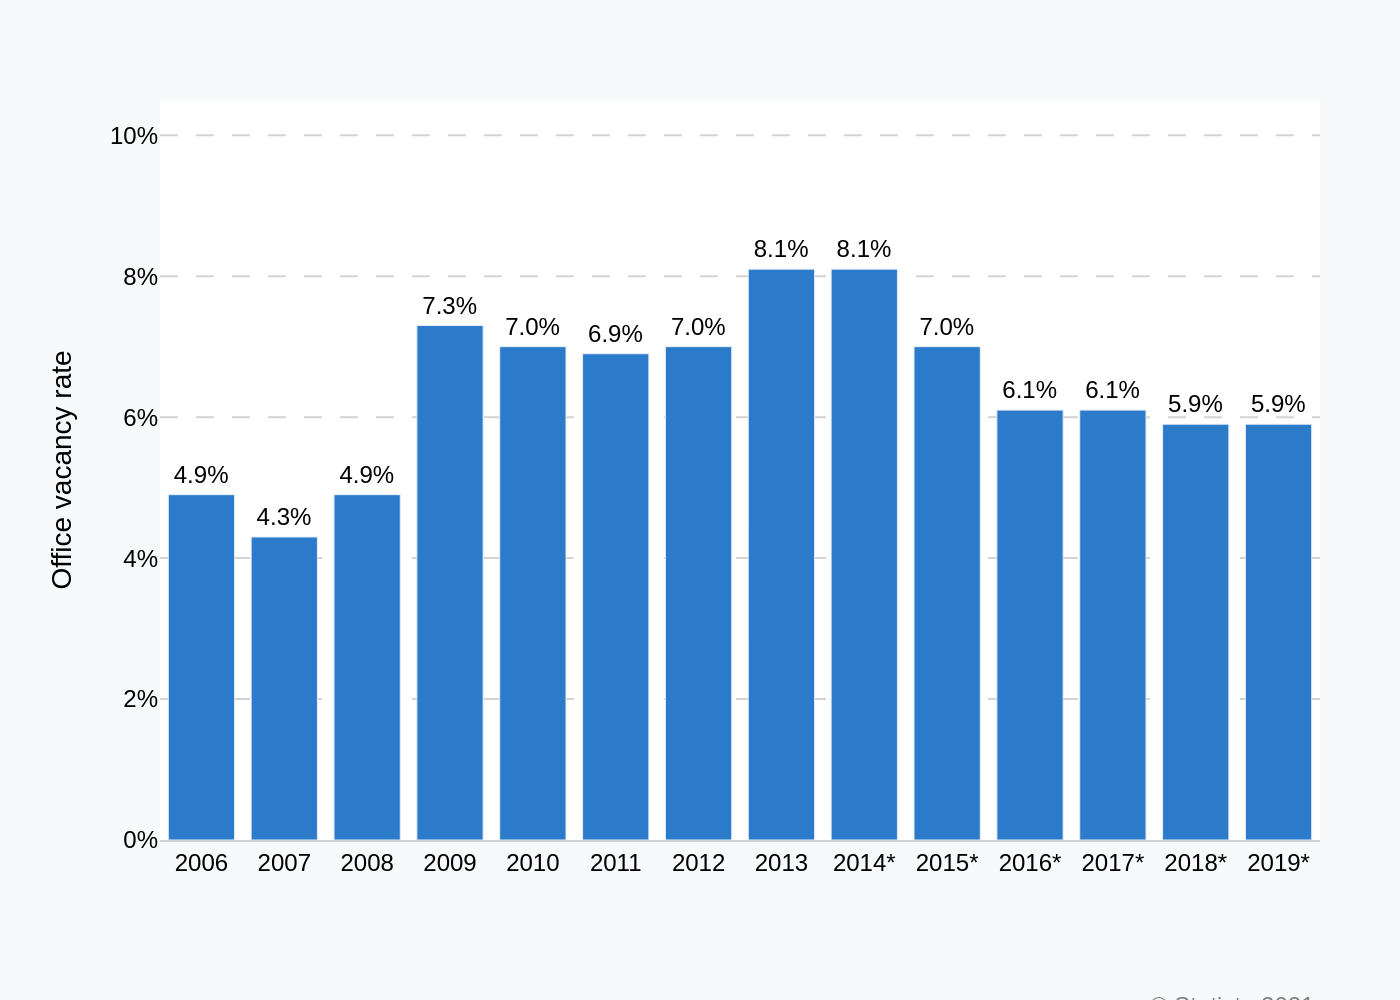

This figure's Python source:
import sys
import json
import plotly.graph_objects as go
from pathlib import Path

# Check if a command-line argument is provided
if len(sys.argv) != 2:
    print(f"Usage: {sys.argv[0]} <json_file_path>")
    sys.exit(1)

# Get the JSON file path from the command-line argument
json_file_path = Path(sys.argv[1])

# Check if the JSON file exists
if not json_file_path.is_file():
    print(f"Error: File not found at {json_file_path}")
    sys.exit(1)

# Read the JSON data from the file
try:
    with open(json_file_path, 'r', encoding='utf-8') as f:
        chart_info = json.load(f)
except json.JSONDecodeError:
    print(f"Error: Invalid JSON format in {json_file_path}")
    sys.exit(1)

# Extract data, texts, and colors from the JSON structure
data = chart_info.get("chart_data", [])
texts = chart_info.get("texts", {})
colors = chart_info.get("colors", [])

# Prepare data for Plotly
categories = [item['category'] for item in data]
values = [item['value'] for item in data]

# Create the figure
fig = go.Figure()

# Add the bar trace
fig.add_trace(go.Bar(
    x=categories,
    y=values,
    marker_color=colors[0] if colors else None,
    text=[f'{v}%' for v in values],
    textposition='outside',
    textfont=dict(family="Arial", size=12, color='black'),
    cliponaxis=False  # Prevent text labels from being clipped
))

# Update layout for a professional appearance
fig.update_layout(
    font=dict(family="Arial", size=12, color="black"),
    plot_bgcolor='white',
    paper_bgcolor='#f8f9fa',
    xaxis=dict(
        title_text=texts.get('x_axis_title'),
        showgrid=False,
        linecolor='lightgrey'
    ),
    yaxis=dict(
        title_text=texts.get('y_axis_title'),
        showgrid=True,
        gridcolor='lightgrey',
        griddash='dash',
        range=[0, 10.5],
        tickvals=[0, 2, 4, 6, 8, 10],
        ticktext=[f'{i}%' for i in [0, 2, 4, 6, 8, 10]],
        zeroline=False
    ),
    margin=dict(l=80, r=40, t=50, b=80),
    showlegend=False,
    annotations=[
        dict(
            text=texts.get('source', ''),
            showarrow=False,
            xref='paper',
            yref='paper',
            x=1,
            y=-0.2,
            xanchor='right',
            yanchor='top',
            align='right',
            font=dict(size=12, color='grey')
        )
    ]
)

# Determine the output filename from the input JSON path
output_filename = json_file_path.stem + ".png"

# Save the figure as a high-resolution PNG image
fig.write_image(output_filename, scale=2)

print(f"Chart saved to {output_filename}")
